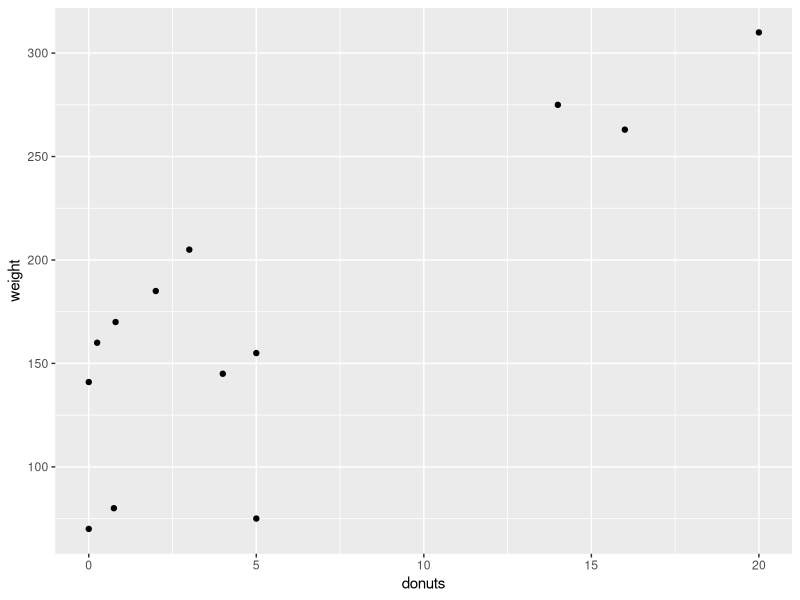
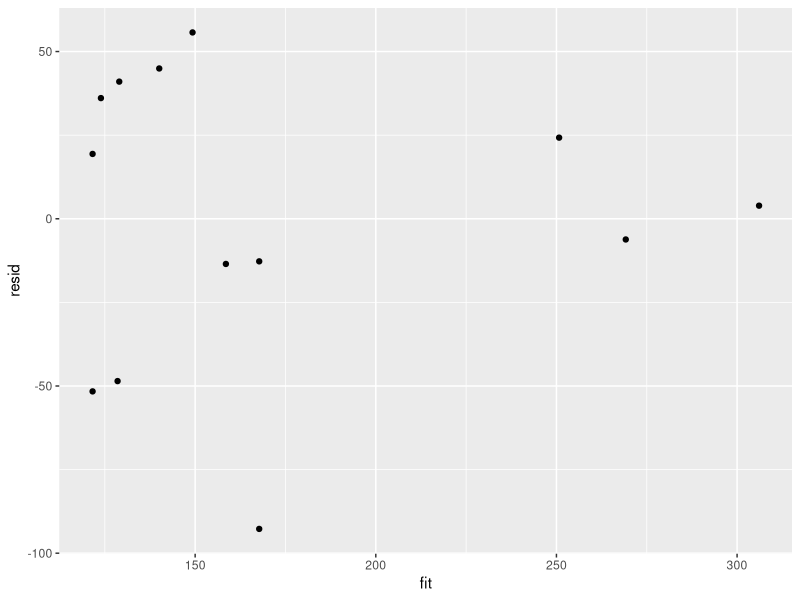
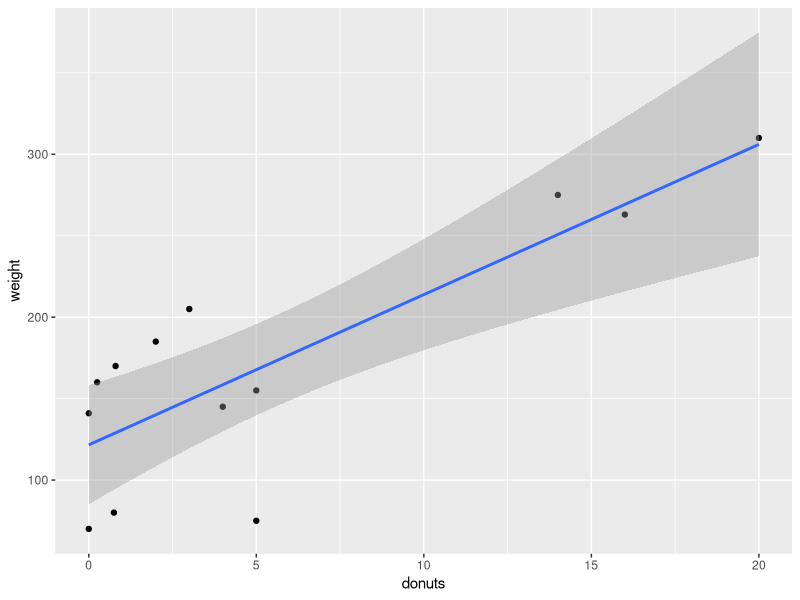

Write the R code that produced these figures, in order.
## ---- chunk 1
knitr::opts_chunk$set(comment=NA)
library(ggplot2)
donuts <- read.csv("data/donutData.csv")
## ---- chunk 2
ggplot(donuts, aes(donuts, weight)) +
  geom_point() +
  labs(list(x="Donuts Per Week", y="Weight"))
## ---- chunk 3
m1 <- lm(weight ~ donuts, data=donuts)
summary(m1)
## ---- chunk 4
m1$fitted.values
m1$residuals
## ---- chunk 5
fit <- m1$fitted.values
resid <- m1$residuals
hetskad <- data.frame(fit,resid)

ggplot(hetskad, aes(x=fit, y=resid)) +
	geom_point() +
	labs(list(x="Fitted Values", y="Residuals"))
## ---- chunk 6
ggplot(donuts, aes(donuts, weight)) +
  geom_point() +
  geom_smooth(method="lm") +
  labs(list(x="Donuts Per Week", y="Weight"))
